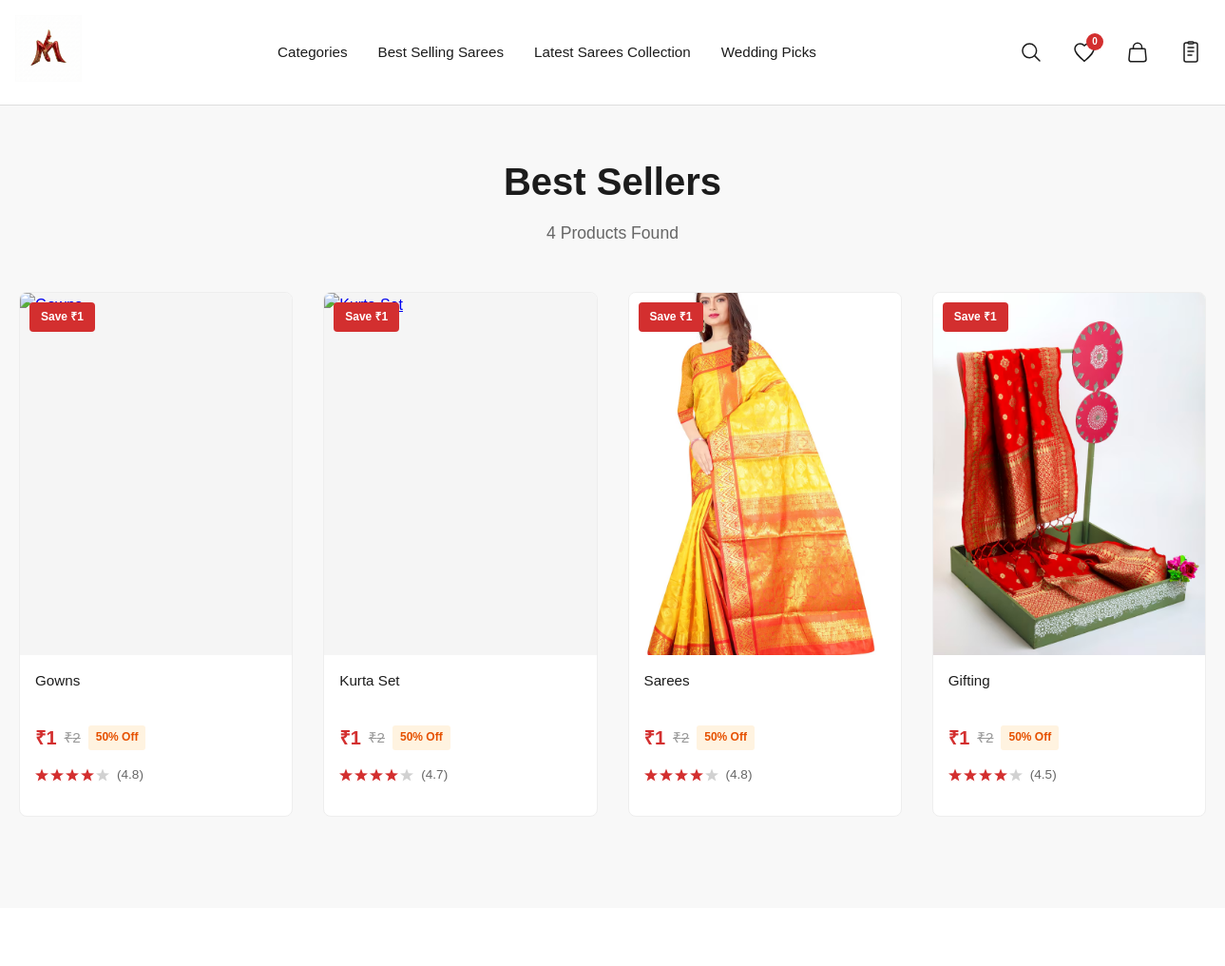
Before: /category/bestsellers/ (upper part) with the older database file.
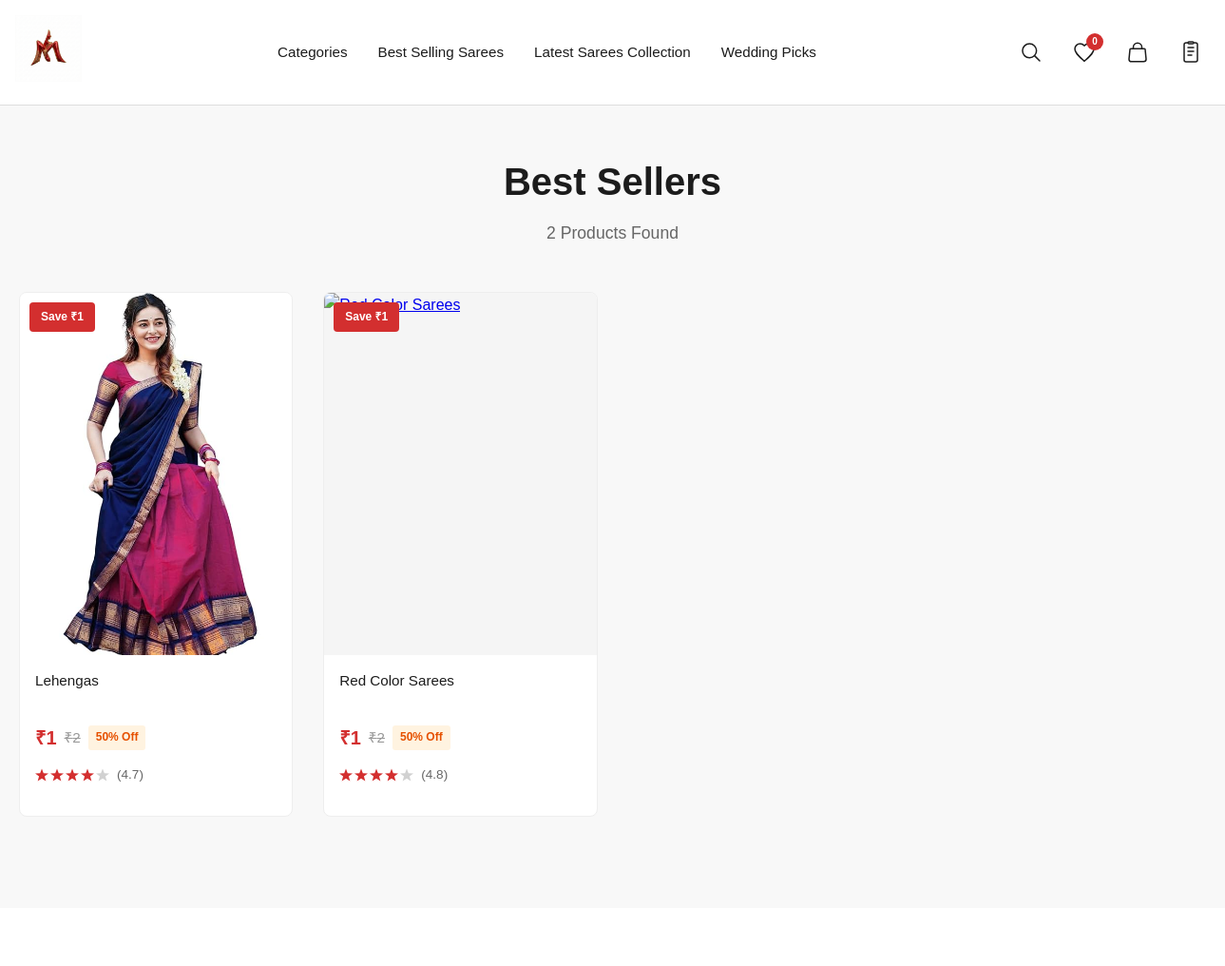
After: the same page with the newer database file.
### home/models.py (models this page shows, shortened)
class Product(models.Model):
    name = models.CharField(max_length=200, help_text="Product name")
    slug = models.SlugField(unique=True, blank=True, help_text="URL-friendly (auto-generated)")
    description = models.TextField(blank=True, help_text="Product description")
    category = models.ForeignKey(
        Category,
        on_delete=models.SET_NULL,
        null=True,
        blank=True,
        related_name='products',
        help_text="Select category"
    )
    original_price = models.DecimalField(max_digits=10, decimal_places=2, default=0, help_text="MRP")
    sale_price = models.DecimalField(max_digits=10, decimal_places=2, default=0, help_text="Selling price")
    image = models.ImageField(upload_to='products/', blank=True, null=True, help_text="Main product image")
    image_hover = models.ImageField(upload_to='products/hover/', blank=True, null=True, help_text="Hover image (optional)")
    fabric = models.CharField(max_length=100, blank=True, help_text="Ex: Silk, Cotton")
    color = models.CharField(max_length=50, blank=True, help_text="Ex: Red, Blue")
    rating = models.DecimalField(max_digits=2, decimal_places=1, default=5.0, help_text="Out of 5")
    review_count = models.IntegerField(default=0, help_text="Number of reviews")
    is_bestseller = models.BooleanField(default=False, help_text="Show in Bestsellers")
    is_ready_to_wear = models.BooleanField(default=False, help_text="Ready to Wear collection")
    is_wedding = models.BooleanField(default=False, help_text="Wedding collection")
    is_featured = models.BooleanField(default=False, help_text="Featured on homepage")
    stock_quantity = models.IntegerField(default=0, help_text="Available quantity")
    is_active = models.BooleanField(default=True, help_text="Visible on website")
    display_order = models.IntegerField(default=0, help_text="Display priority")
    created_at = models.DateTimeField(auto_now_add=True)
    updated_at = models.DateTimeField(auto_now=True)
    class Meta:
        ordering = ['-created_at']
        verbose_name = "Product"
        verbose_name_plural = "Products"
    @property
    def discount_percentage(self):
        if self.original_price > self.sale_price:
            return int(((self.original_price - self.sale_price) / self.original_price) * 100)
        return 0
    @property
    def savings(self):
        return self.original_price - self.sale_price

### home/views.py (the view, shortened to what this page needs)
# urls.py: path('category/<slug:category_slug>/', views.category_products, name='category_products'),
def category_products(request, category_slug):
    category = None
    products = Product.objects.filter(is_active=True)
    if category_slug == 'bestsellers':
        products = products.filter(is_bestseller=True)
        category_name = 'Best Sellers'
    elif category_slug == 'ready-to-wear':
        products = products.filter(is_ready_to_wear=True)
        category_name = 'Ready to Wear'
    elif category_slug == 'wedding':
        products = products.filter(is_wedding=True)
        category_name = 'Wedding Collection'
    elif category_slug == 'latest':
        category_name = 'Latest Collection'
    products = products.order_by('-created_at')
    return render(request, 'products_list.html', {
        'products': products,
        'category_name': category_name,
        'category_slug': category_slug,
        'category': category,
    })

### templates/products_list.html (shortened to what the changed rows need)
<!DOCTYPE html>
<html lang="en">
<head>
    {% load static %}
    <link rel="stylesheet" href="{% static 'css/style.css' %}">
</head>
<body>
    <section class="products-listing-section">
        <div class="container">
            <div class="category-header">
                <h1 class="category-title">{{ category_name|default:"All Products" }}</h1>
                <p class="products-count">{{ products|length }} Product{{ products|length|pluralize }} Found</p>
            </div>
            {% if products %}
            <div class="products-listing-grid">
                {% for product in products %}
                <div class="product-card">
                    {% if product.discount_percentage > 0 %}
                    <div class="product-badge">
                        Save ₹{{ product.savings|floatformat:0 }}
                    </div>
                    {% endif %}
<a href="{% url 'product_detail' product.slug %}" class="product-image-wrapper">
    {% if product.image %}
        <img src="{{ product.image.url }}"
             alt="{{ product.name }}"
             class="product-image product-image-primary"
             loading="lazy">
    {% else %}
        <img src="https://via.placeholder.com/400x500?text={{ product.name|slice:':10' }}"
             alt="{{ product.name }}"
             class="product-image product-image-primary"
             loading="lazy">
    {% endif %}
</a>
                    <div class="product-info">
                        <a href="{% url 'product_detail' product.slug %}" class="product-name">
                            {{ product.name }}
                        </a>
                        <div class="product-price">
                            <span class="price-sale">₹{{ product.sale_price|floatformat:0 }}</span>
                            {% if product.original_price > product.sale_price %}
                            <span class="price-original">₹{{ product.original_price|floatformat:0 }}</span>
                            <span class="price-discount">{{ product.discount_percentage }}% Off</span>
                            {% endif %}
                        </div>
                        <div class="product-rating">
                            <div class="rating-stars">
                                {% for i in "12345" %}
                                    {% if product.rating >= forloop.counter %}
                                    <svg class="star star-filled" width="14" height="14" viewBox="0 0 12 11">
                                        <path d="M6 0v8.635L2.292 11 3.48 6.87 0 4.202l4.443-.187L6 0Zm0 0v8.635L9.708 11 8.52 6.87 12 4.202l-4.443-.187L6 0Z" fill="#d32f2f"/>
                                    </svg>
                                    {% else %}
                                    <svg class="star star-empty" width="14" height="14" viewBox="0 0 12 11">
                                        <path d="M6 0v8.635L2.292 11 3.48 6.87 0 4.202l4.443-.187L6 0Zm0 0v8.635L9.708 11 8.52 6.87 12 4.202l-4.443-.187L6 0Z" fill-opacity="0.3" fill="#666"/>
                                    </svg>
                                    {% endif %}
                                {% endfor %}
                            </div>
                            <span class="rating-text">({{ product.rating|floatformat:1 }})</span>
                        </div>
                    </div>
                </div>
                {% endfor %}
            </div>
            {% endif %}
        </div>
    </section>
</body>
</html>

Changed rows visible on the page:
removed Product: savings "1", name "Gowns", sale_price "1", original_price "2", discount_percentage "50", rating "4.8"
removed Product: savings "1", name "Kurta Set", sale_price "1", original_price "2", discount_percentage "50", rating "4.7"
changed Product: image: a different picture; name "Sarees" → "Lehengas"; rating "4.8" → "4.7"
changed Product: name "Gifting" → "Red Color Sarees"; rating "4.5" → "4.8"; image: picture removed
Other visible differences:
{{ products|length }}: "4" → "2"
